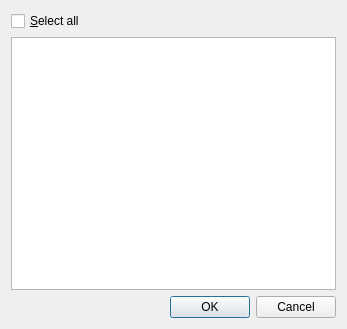
<?xml version="1.0" encoding="UTF-8"?>
<ui version="4.0">
 <class>CheckableItemsDialog</class>
 <widget class="QDialog" name="CheckableItemsDialog">
  <property name="geometry">
   <rect>
    <x>0</x>
    <y>0</y>
    <width>347</width>
    <height>329</height>
   </rect>
  </property>
  <property name="windowTitle">
   <string>Dialog</string>
  </property>
  <layout class="QGridLayout" name="gridLayout">
   <item row="2" column="0">
    <spacer name="horizontalSpacer">
     <property name="orientation">
      <enum>Qt::Horizontal</enum>
     </property>
     <property name="sizeHint" stdset="0">
      <size>
       <width>122</width>
       <height>20</height>
      </size>
     </property>
    </spacer>
   </item>
   <item row="2" column="1">
    <widget class="QPushButton" name="buttonOK">
     <property name="text">
      <string>OK</string>
     </property>
    </widget>
   </item>
   <item row="2" column="2">
    <widget class="QPushButton" name="buttonCancel">
     <property name="text">
      <string>Cancel</string>
     </property>
    </widget>
   </item>
   <item row="1" column="0" colspan="3">
    <widget class="QListView" name="listViewItems">
     <property name="editTriggers">
      <set>QAbstractItemView::NoEditTriggers</set>
     </property>
     <property name="alternatingRowColors">
      <bool>true</bool>
     </property>
     <property name="selectionMode">
      <enum>QAbstractItemView::SingleSelection</enum>
     </property>
    </widget>
   </item>
   <item row="0" column="0">
    <widget class="QCheckBox" name="checkToggleAll">
     <property name="text">
      <string>&amp;Select all</string>
     </property>
    </widget>
   </item>
  </layout>
 </widget>
 <resources/>
 <connections>
  <connection>
   <sender>buttonOK</sender>
   <signal>clicked()</signal>
   <receiver>CheckableItemsDialog</receiver>
   <slot>accept()</slot>
   <hints>
    <hint type="sourcelabel">
     <x>189</x>
     <y>303</y>
    </hint>
    <hint type="destinationlabel">
     <x>173</x>
     <y>164</y>
    </hint>
   </hints>
  </connection>
  <connection>
   <sender>buttonCancel</sender>
   <signal>clicked()</signal>
   <receiver>CheckableItemsDialog</receiver>
   <slot>reject()</slot>
   <hints>
    <hint type="sourcelabel">
     <x>289</x>
     <y>303</y>
    </hint>
    <hint type="destinationlabel">
     <x>173</x>
     <y>164</y>
    </hint>
   </hints>
  </connection>
  <connection>
   <sender>checkToggleAll</sender>
   <signal>toggled(bool)</signal>
   <receiver>CheckableItemsDialog</receiver>
   <slot>checkAll(bool)</slot>
   <hints>
    <hint type="sourcelabel">
     <x>73</x>
     <y>20</y>
    </hint>
    <hint type="destinationlabel">
     <x>173</x>
     <y>164</y>
    </hint>
   </hints>
  </connection>
 </connections>
 <slots>
  <slot>checkAll(bool)</slot>
 </slots>
</ui>
